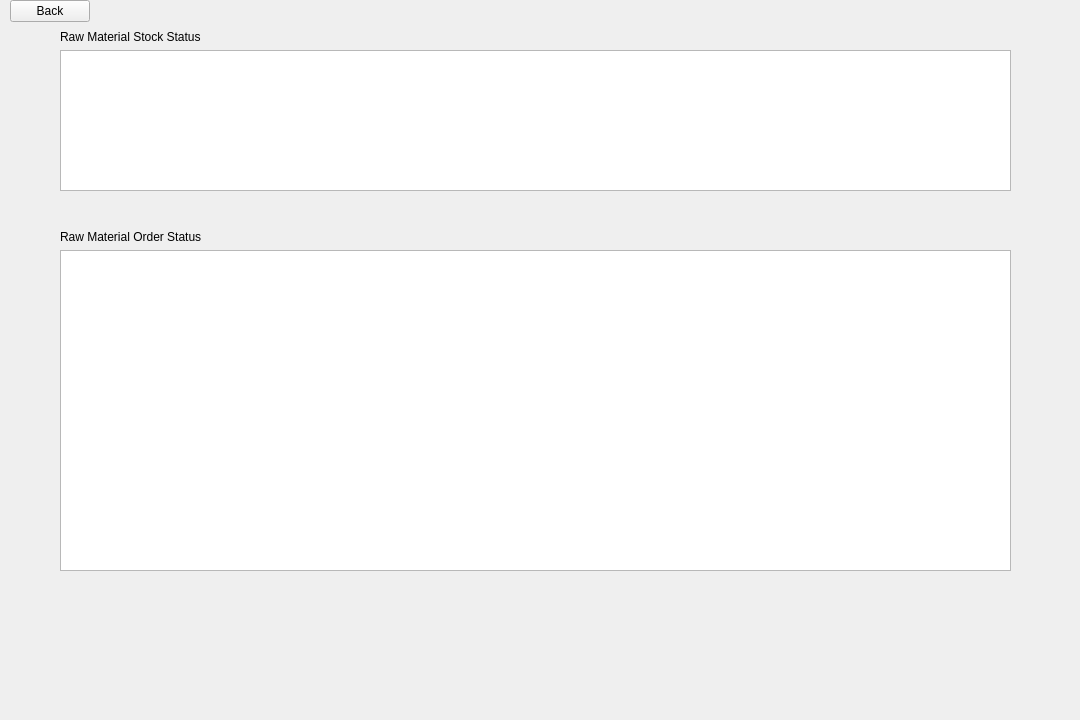
<?xml version="1.0" encoding="UTF-8"?>
<ui version="4.0">
 <class>ScmManageWidget</class>
 <widget class="QWidget" name="ScmManageWidget">
  <property name="geometry">
   <rect>
    <x>0</x>
    <y>0</y>
    <width>1080</width>
    <height>720</height>
   </rect>
  </property>
  <property name="windowTitle">
   <string>Form</string>
  </property>
  <widget class="QWidget" name="gridLayoutWidget">
   <property name="geometry">
    <rect>
     <x>60</x>
     <y>30</y>
     <width>951</width>
     <height>161</height>
    </rect>
   </property>
   <layout class="QGridLayout" name="gridLayout">
    <item row="1" column="1">
     <widget class="QTableWidget" name="tableStockStatus">
      <property name="editTriggers">
       <set>QAbstractItemView::EditTrigger::NoEditTriggers</set>
      </property>
      <property name="selectionMode">
       <enum>QAbstractItemView::SelectionMode::SingleSelection</enum>
      </property>
      <property name="selectionBehavior">
       <enum>QAbstractItemView::SelectionBehavior::SelectRows</enum>
      </property>
     </widget>
    </item>
    <item row="0" column="1">
     <widget class="QLabel" name="label">
      <property name="text">
       <string>Raw Material Stock Status</string>
      </property>
     </widget>
    </item>
   </layout>
  </widget>
  <widget class="QWidget" name="gridLayoutWidget_2">
   <property name="geometry">
    <rect>
     <x>60</x>
     <y>230</y>
     <width>951</width>
     <height>341</height>
    </rect>
   </property>
   <layout class="QGridLayout" name="gridLayout_2">
    <item row="2" column="0">
     <widget class="QTableWidget" name="tableStockOrder">
      <property name="editTriggers">
       <set>QAbstractItemView::EditTrigger::NoEditTriggers</set>
      </property>
      <property name="selectionMode">
       <enum>QAbstractItemView::SelectionMode::SingleSelection</enum>
      </property>
      <property name="selectionBehavior">
       <enum>QAbstractItemView::SelectionBehavior::SelectRows</enum>
      </property>
     </widget>
    </item>
    <item row="0" column="0">
     <widget class="QLabel" name="label_2">
      <property name="text">
       <string>Raw Material Order Status</string>
      </property>
     </widget>
    </item>
   </layout>
  </widget>
  <widget class="QPushButton" name="Back_btn">
   <property name="geometry">
    <rect>
     <x>10</x>
     <y>0</y>
     <width>80</width>
     <height>22</height>
    </rect>
   </property>
   <property name="text">
    <string>Back</string>
   </property>
  </widget>
 </widget>
 <resources/>
 <connections/>
</ui>
